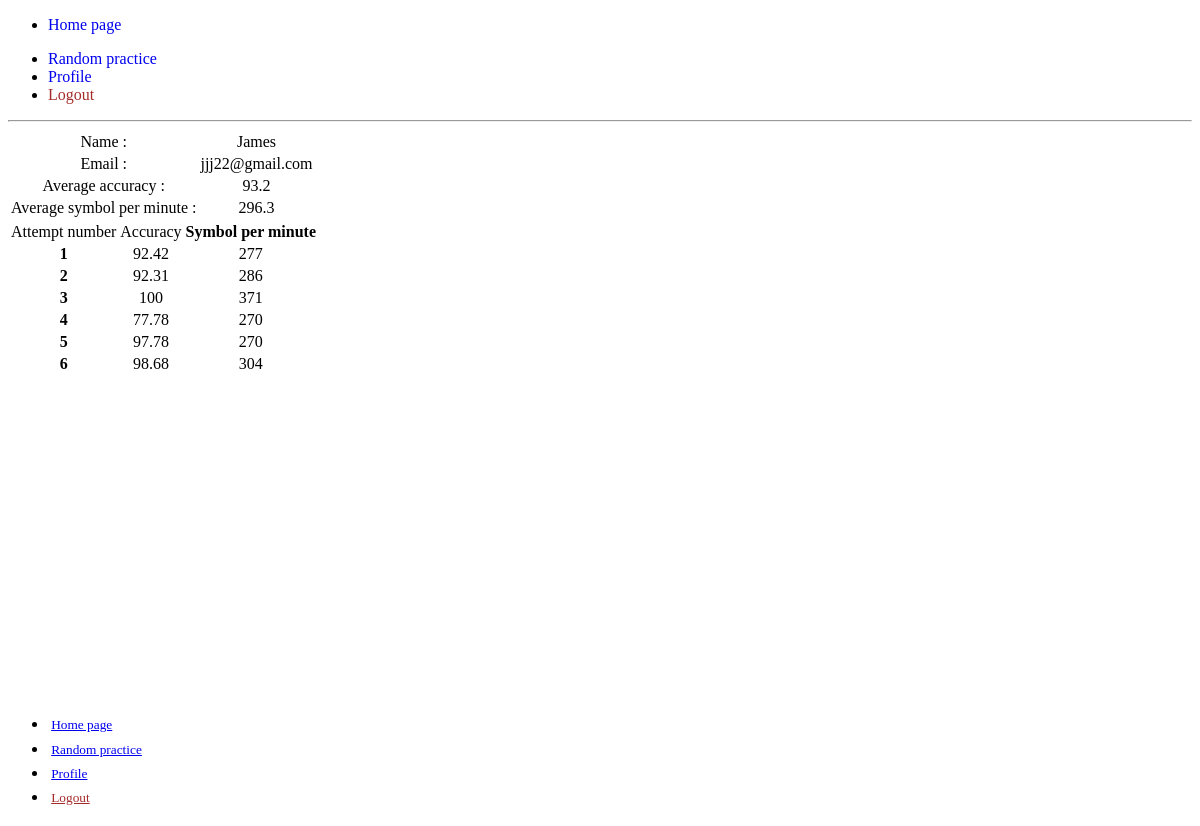
Page /profile (signed in) on the committed database.
### application/models.py (models this page shows)
class User(Base, UserMixin):
    __tablename__= 'users'
    id = sqla.Column(sqla.Integer, primary_key=True, autoincrement=True)
    name = sqla.Column(sqla.String(100),nullable=False)
    email = sqla.Column(sqla.String, nullable=False, unique=True)
    password = sqla.Column(sqla.String(150), nullable=False)
    date_created = sqla.Column(sqla.String, default=datetime.now().astimezone())
    symbol_p_minute = sqla.Column(sqla.String, default=None)
    accuracy = sqla.Column(sqla.String, default=None)

### application/blueprints.py (the view)
@user_profile_bp.route('/profile', methods=['GET','POST'])
@login_required
def profile():
    user = get_user_by_email(current_user.email)
    if user.accuracy:
        avg_accuracy = [float(i) for i in user.accuracy.split()]
        avg_accuracy = round(sum(avg_accuracy)/len(avg_accuracy),1)
    else:
        avg_accuracy = 0
    if user.symbol_p_minute :
        avg_symbol_p_minute = [float(i) for i in user.symbol_p_minute.split()]
        avg_symbol_p_minute = round(sum(avg_symbol_p_minute)/len(avg_symbol_p_minute),1)
    else:
        avg_symbol_p_minute = 0
    return render_template('profile.html', user = user, avg_accuracy = avg_accuracy,avg_symbol_p_minute= avg_symbol_p_minute)

### application/__init__.py (called while the page is built)
def create_app(test_config=None):
    app = Flask(__name__, instance_relative_config=True)
    app.register_blueprint(auth_bp)
    app.register_blueprint(user_profile_bp)
    app.register_blueprint(views)
    from .database import  init_db
    app.config.from_mapping(
        SECRET_KEY='dev',
        DATABASE=os.path.join(app.instance_path, 'application.sqlite'))
    if test_config is None:
        app.config.from_pyfile('config.py', silent=True)
    else:
        app.config.from_mapping(test_config)
    try:
        os.makedirs(app.instance_path)
    except OSError:
        pass
    init_db()
    login_manager = LoginManager()
    login_manager.init_app(app)
    @login_manager.user_loader
    def load_user(user_id:str):
        return get_user(user_id)
    return app

### application/database.py (called while the page is built)
def session_decorator(func): # will use it as decorator to get rid of necessity of manually closing the db connection
    with Session(engine) as session:
        def session_wrapper(*args):
            return func(*args,session)
    return session_wrapper

@session_decorator
def get_user(id:str,session): # specific function for flask-login
    return session.get(User, id)

@session_decorator # the way an app will get users from db
def get_user_by_email(email:str,session):
    user = session.scalars(sqla.select(User).where(User.email == email)).first()
    return user

### application/templates/profile.html (shortened to what this page needs)
{%extends 'base.html'%}
{%block main_content%}
<table >
    <tbody>
        <tr>
        <td>Name :</td>
        <td>{{user.name}}</td>
        </tr>
        <tr>
            <td>Email :</td>
            <td>{{user.email}}</td>
        </tr>
        <tr>
            <td>Average accuracy :</td>
            <td>{{avg_accuracy}}</td>
        <tr>
            <td>Average symbol per minute :</td>
            <td>{{avg_symbol_p_minute}}</td>
        </tr>
    </tbody>
</table>
<table class="striped">
    <tbody>
        <tr>
            <td scope="col">Attempt number</th>
            <td scope="col">Accuracy</th>
            <th scope="col">Symbol per minute</th>
          </tr>
    {% if user.accuracy%}
    {% for i in range(user.accuracy.split()|count)%}
      <tr>
        <th scope="row">{{i+1}}</th>
        <td>{{user.accuracy.split()[i]}}</td>
        <td>{{user.symbol_p_minute.split()[i]}}</td>
      </tr>
    {%endfor%}
    {%endif%}
    </tbody>
  </table>
{%endblock%}

### application/static/css/styles.css (style rules this page uses)
:root { --pico-primary-background: #d24317; --pico-font-size: 1.5rem; --string_length: 10; --pico-nav-breadcrumb-divider: none; --pico-border-radius: 0.25rem; }
table tr,table th,table td { text-align: center; }

### rows in the picture
User: name "James", email "jjj22@gmail.com", accuracy "92.42" "92.31" "100" "77.78" "97.78" "98.68", symbol_p_minute "277" "286" "371" "270" "270" "304"

### other values in the picture
{{ avg_accuracy }} "93.2"
{{ avg_symbol_p_minute }} "296.3"
{{ i+1 }} "1" "2" "3" "4" "5" "6"
